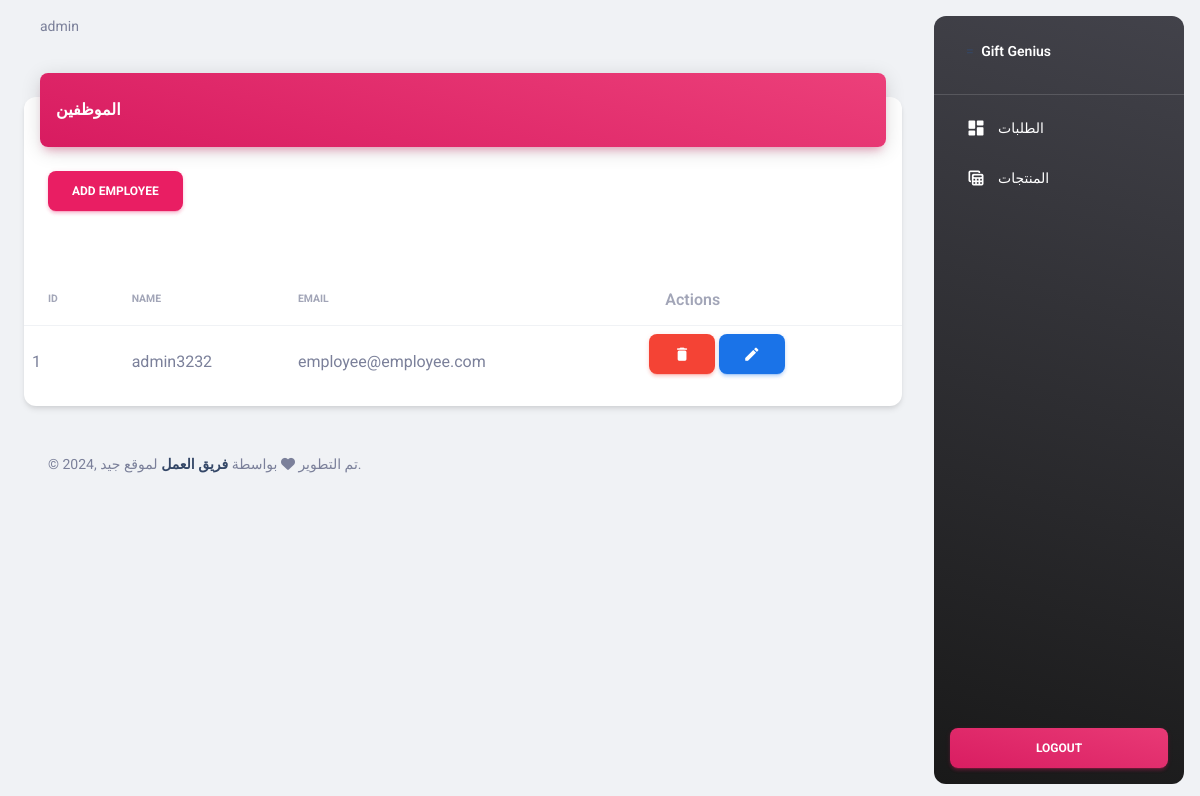
/employee/employees.php (signed in), run on an earlier commit of the app's database.
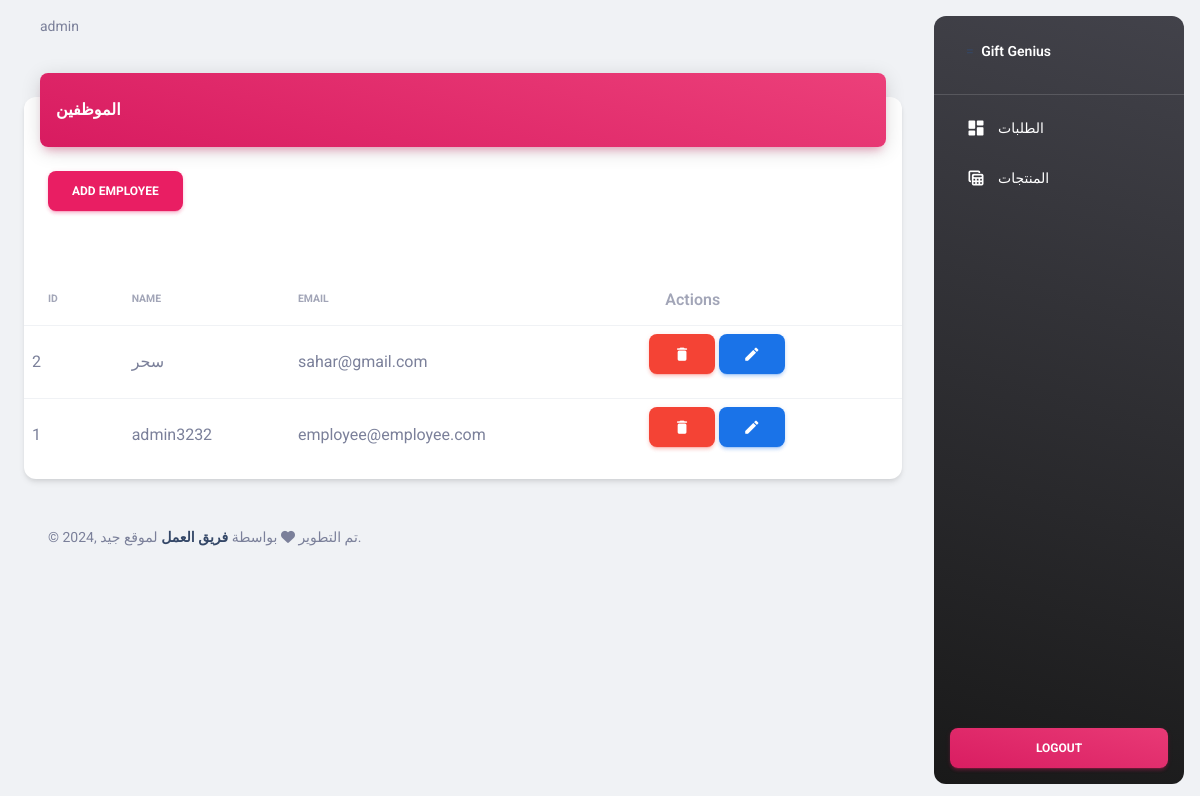
And on a later commit of the database.
### tables this page shows
CREATE TABLE `employees` (
  `id` int(11) NOT NULL,
  `name` varchar(255) DEFAULT NULL,
  `email` varchar(255) DEFAULT NULL,
  `password` varchar(255) DEFAULT NULL
);

### employee/employees.php (the view, shortened to what this page needs)
<?php
require('../system/helper.php');
$selectEmployeesSql = 'SELECT * FROM employees order by id DESC';
$selectEmployeesResult = runQuery($selectEmployeesSql);
?>
<!DOCTYPE html>
<html lang="en">
<head>
    <?php
    include 'layout/assets/css.php';
    ?>
</head>
<body class="g-sidenav-show  bg-gray-200">
<?php
include 'layout/inc/sidebar.php'
?>
<main class="main-content position-relative max-height-vh-100 h-100 border-radius-lg ">
    <?php
    include 'layout/inc/header.php';
    ?>
    <div class="container-fluid py-4">
        <div class="row">
            <div class="col-12">
                <div class="card my-4">
                    <div class="card-header p-0 position-relative mt-n4 mx-3 z-index-2">
                        <div class="bg-gradient-primary shadow-primary border-radius-lg pt-4 pb-3">
                            <h6 class="text-white text-capitalize ps-3">الموظفين</h6>
                        </div>
                    </div>
                    <?php echo indexButtons('Add Employee') ?>
                    <div class="card-body px-0 pb-2">
                        <div class="table-responsive p-0">
                            <table class="table align-items-center mb-0">
                                <thead>
                                <tr>
                                    <th class="text-uppercase text-secondary text-xxs font-weight-bolder opacity-7">
                                        id
                                    </th>
                                    <th class="text-uppercase text-secondary text-xxs font-weight-bolder opacity-7 ps-2">
                                        Name
                                    </th>
                                    <th class="text-uppercase text-secondary text-xxs font-weight-bolder opacity-7 ps-2">
                                        Email
                                    </th>
                                    <th class="text-secondary opacity-7">Actions</th>
                                </tr>
                                </thead>
                                <tbody>
                                <?php if ($selectEmployeesResult->num_rows > 0) {
                                    while ($row = $selectEmployeesResult->fetch_assoc()) {
                                        ?>
                                        <tr>
                                            <td><?php echo $row['id'] ?></td>
                                            <td><?php echo $row['name'] ?></td>
                                            <td><?php echo $row['email'] ?></td>
                                            <td>
                                                <a href="?method=DELETE&id=<?php echo $row['id'] ?>"
                                                   class="btn btn-danger confirmation"><i
                                                            class="material-icons opacity-10">delete</i></a>
                                                <a href="javascript:();"
                                                   class="btn btn-info" data-bs-toggle='modal'
                                                   data-bs-target='#editModal<?php echo $row['id'] ?>'><i
                                                            class="material-icons opacity-10">edit</i></a></td>
                                        </tr>
                                        <?php
                                    }
                                }
                                ?>
                                </tbody>
                            </table>
                        </div>
                    </div>
                </div>
            </div>
        </div>
        <?php
        include 'layout/inc/footer.php';
        ?>
    </div>
</main>
</body>
</html>

What changed in the data, as far as the page shows it:
added employees: id "2", name "سحر", email "sahar@gmail.com"
